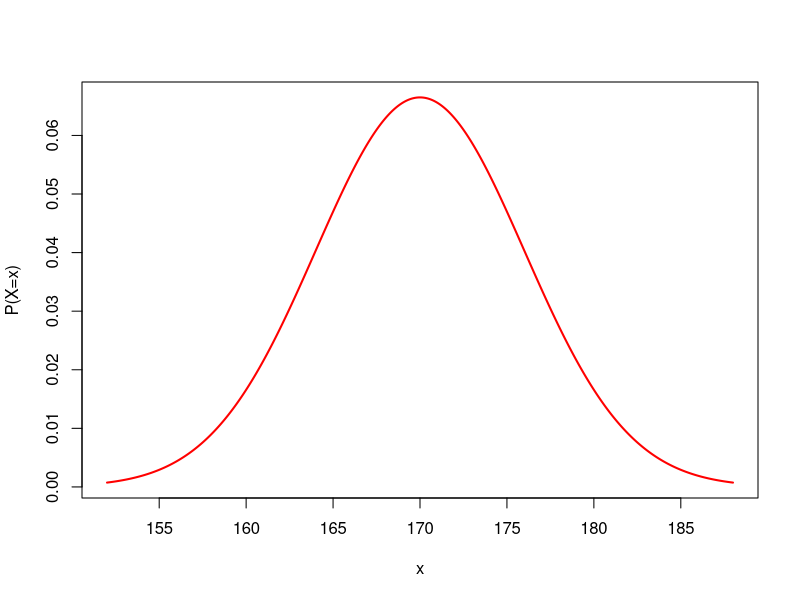
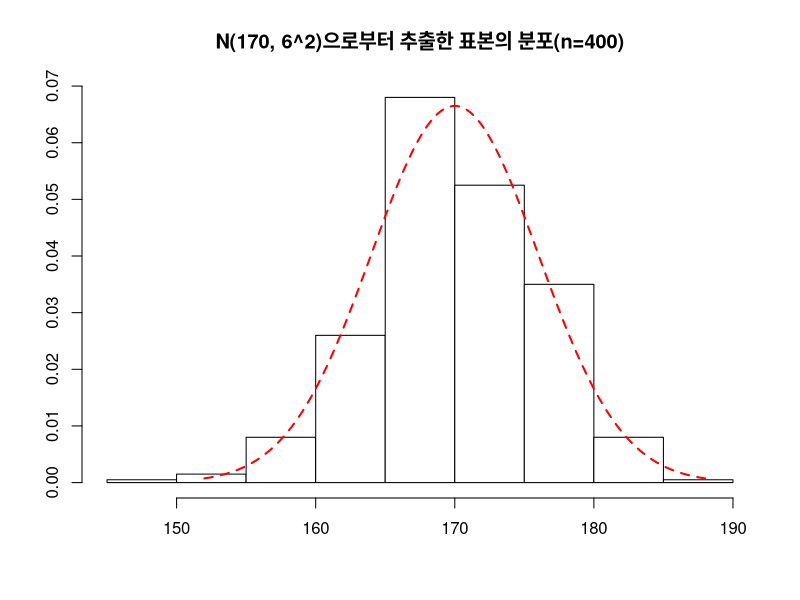

Source code (R) for these figures, in order:
options(digits=3)
mu <- 170
sigma <- 6
ll <- mu - 3*sigma
ul <- mu + 3*sigma

x <- seq(ll, ul, by=0.01)
nd <- dnorm(x, mean=mu, sd=sigma)
plot(x, nd, type="l", xlab="x", ylab="P(X=x)", lwd=2, col="red")

pnorm(mu, mean=mu, sd=sigma)
pnorm(158, mean=mu, sd=sigma)
pnorm(180, mean=mu, sd=sigma) - pnorm(160, mean=mu, sd=sigma)

qnorm(0.25, mean=mu, sd=sigma)
qnorm(0.5, mean=mu, sd=sigma)
qnorm(0.75, mean=mu, sd=sigma)

options(digits=5)
set.seed(5)
smp <- rnorm(400, mean=mu, sd=sigma)
c(mean(smp), sd(smp))
hist(smp, prob=T, main="N(170, 6^2)으로부터 추출한 표본의 분포(n=400)", xlab="", ylab="", col="white", border="black")
lines(x, nd, lty=2, lwd=2, col="red")